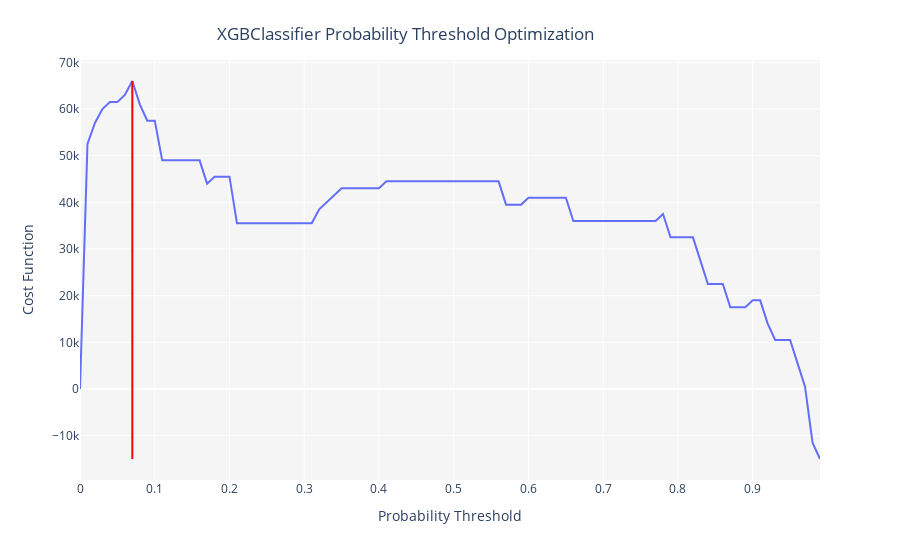

Here is the notebook cell this chart was saved with:
### Code cell
# optimize threshold for trained model
pc.optimize_threshold(tuned_xgb, true_negative = 1500, false_negative = -5000)

### Figure 1 — Plotly figure (JSON) as saved in the notebook; plotly's stock layout.template omitted (floating-point values rounded to 4 significant figures)
{"data": [{"hovertemplate": "Probability Threshold=%{x}<br>Cost Function=%{y}<extra></extra>", "legendgroup": "", "line": {"color": "#636efa", "dash": "solid", "shape": "linear"}, "mode": "lines", "name": "", "orientation": "v", "showlegend": false, "type": "scatter", "x": [0, 0.01, 0.02, 0.03, 0.04, 0.05, 0.06, 0.07, 0.08, 0.09, 0.1, 0.11, 0.12, 0.13, 0.14, 0.15, 0.16, 0.17, 0.18, 0.19, 0.2, 0.21, 0.22, 0.23, 0.24, 0.25, 0.26, 0.27, 0.28, 0.29, 0.3, 0.31, 0.32, 0.33, 0.34, 0.35, 0.36, 0.37, 0.38, 0.39, 0.4, 0.41, 0.42, 0.43, 0.44, 0.45, 0.46, 0.47, 0.48, 0.49, 0.5, 0.51, 0.52, 0.53, 0.54, 0.55, 0.56, 0.57, 0.58, 0.59, 0.6, 0.61, 0.62, 0.63, 0.64, 0.65, 0.66, 0.67, 0.68, 0.69, 0.7, 0.71, 0.72, 0.73, 0.74, 0.75, 0.76, 0.77, 0.78, 0.79, 0.8, 0.81, 0.82, 0.83, 0.84, 0.85, 0.86, 0.87, 0.88, 0.89, 0.9, 0.91, 0.92, 0.93, 0.94, 0.95, 0.96, 0.97, 0.98, 0.99], "xaxis": "x", "y": [0, 52500, 57000, 60000, 61500, 61500, 63000, 66000, 61000, 57500, 57500, 49000, 49000, 49000, 49000, 49000, 49000, 44000, 45500, 45500, 45500, 35500, 35500, 35500, 35500, 35500, 35500, 35500, 35500, 35500, 35500, 35500, 38500, 40000, 41500, 43000, 43000, 43000, 43000, 43000, 43000, 44500, 44500, 44500, 44500, 44500, 44500, 44500, 44500, 44500, 44500, 44500, 44500, 44500, 44500, 44500, 44500, 39500, 39500, 39500, 41000, 41000, 41000, 41000, 41000, 41000, 36000, 36000, 36000, 36000, 36000, 36000, 36000, 36000, 36000, 36000, 36000, 36000, 37500, 32500, 32500, 32500, 32500, 27500, 22500, 22500, 22500, 17500, 17500, 17500, 19000, 19000, 14000, 10500, 10500, 10500, 5500, 500, -11500, -15000], "yaxis": "y"}], "layout": {"legend": {"tracegroupgap": 0}, "margin": {"t": 60}, "plot_bgcolor": "rgb(245,245,245)", "shapes": [{"line": {"color": "red", "width": 2}, "type": "line", "x0": 0.07, "x1": 0.07, "y0": -15000, "y1": 66000}], "title": {"text": "XGBClassifier Probability Threshold Optimization", "x": 0.45, "xanchor": "center", "y": 0.95, "yanchor": "top"}, "xaxis": {"anchor": "y", "domain": [0, 1], "title": {"text": "Probability Threshold"}}, "yaxis": {"anchor": "x", "domain": [0, 1], "title": {"text": "Cost Function"}}}}
